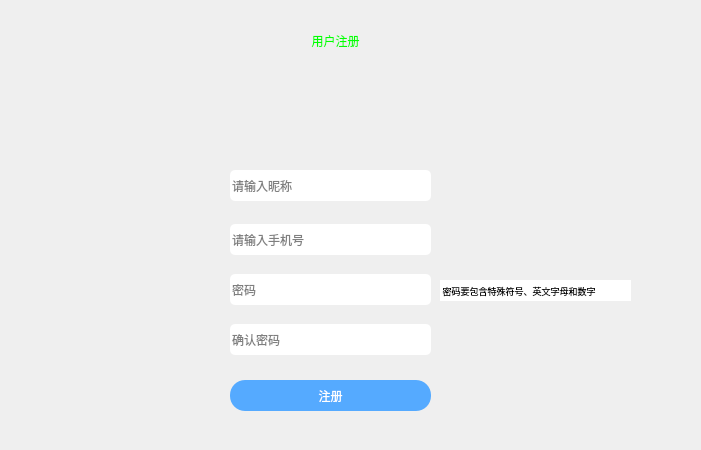
<?xml version="1.0" encoding="UTF-8"?>
<ui version="4.0">
 <class>registerWindow</class>
 <widget class="QMainWindow" name="registerWindow">
  <property name="geometry">
   <rect>
    <x>0</x>
    <y>0</y>
    <width>701</width>
    <height>450</height>
   </rect>
  </property>
  <property name="windowTitle">
   <string>注册</string>
  </property>
  <widget class="QWidget" name="mainWindow">
   <property name="styleSheet">
    <string notr="true">QLineEdit{
	border-radius:5px;
	border:1px black solid;
}
QLineEdit:hover{
	padding:2px;

}</string>
   </property>
   <widget class="QLineEdit" name="register_username">
    <property name="geometry">
     <rect>
      <x>230</x>
      <y>224</y>
      <width>201</width>
      <height>31</height>
     </rect>
    </property>
    <property name="styleSheet">
     <string notr="true"/>
    </property>
    <property name="placeholderText">
     <string>请输入手机号</string>
    </property>
    <property name="clearButtonEnabled">
     <bool>true</bool>
    </property>
   </widget>
   <widget class="QLineEdit" name="register_password">
    <property name="geometry">
     <rect>
      <x>230</x>
      <y>274</y>
      <width>201</width>
      <height>31</height>
     </rect>
    </property>
    <property name="styleSheet">
     <string notr="true"/>
    </property>
    <property name="echoMode">
     <enum>QLineEdit::Password</enum>
    </property>
    <property name="placeholderText">
     <string>密码</string>
    </property>
    <property name="clearButtonEnabled">
     <bool>true</bool>
    </property>
   </widget>
   <widget class="QPushButton" name="register_btn">
    <property name="geometry">
     <rect>
      <x>230</x>
      <y>380</y>
      <width>201</width>
      <height>31</height>
     </rect>
    </property>
    <property name="styleSheet">
     <string notr="true">QPushButton{
background-color: rgb(85, 170, 255);
color: rgb(255, 255, 255);
font: 11pt &quot;Arial&quot;;
border-radius:15px;
}
QPushButton:hover{
	
	background-color: rgb(0, 85, 255);
}</string>
    </property>
    <property name="text">
     <string>注册</string>
    </property>
   </widget>
   <widget class="QLineEdit" name="again_password">
    <property name="geometry">
     <rect>
      <x>230</x>
      <y>324</y>
      <width>201</width>
      <height>31</height>
     </rect>
    </property>
    <property name="styleSheet">
     <string notr="true"/>
    </property>
    <property name="text">
     <string/>
    </property>
    <property name="echoMode">
     <enum>QLineEdit::Password</enum>
    </property>
    <property name="placeholderText">
     <string>确认密码</string>
    </property>
    <property name="clearButtonEnabled">
     <bool>true</bool>
    </property>
   </widget>
   <widget class="QPushButton" name="logo1">
    <property name="geometry">
     <rect>
      <x>190</x>
      <y>230</y>
      <width>21</width>
      <height>21</height>
     </rect>
    </property>
    <property name="styleSheet">
     <string notr="true">width:30px;
height:30px;
border:none;</string>
    </property>
    <property name="text">
     <string/>
    </property>
    <property name="icon">
     <iconset resource="login.qrc">
      <normaloff>:/login_icon/img/手机.png</normaloff>:/login_icon/img/手机.png</iconset>
    </property>
    <property name="iconSize">
     <size>
      <width>20</width>
      <height>19</height>
     </size>
    </property>
   </widget>
   <widget class="QPushButton" name="logo2">
    <property name="geometry">
     <rect>
      <x>190</x>
      <y>280</y>
      <width>21</width>
      <height>21</height>
     </rect>
    </property>
    <property name="styleSheet">
     <string notr="true">width:30px;
height:30px;
border:none;</string>
    </property>
    <property name="text">
     <string/>
    </property>
    <property name="icon">
     <iconset resource="login.qrc">
      <normaloff>:/login_icon/img/密码.png</normaloff>:/login_icon/img/密码.png</iconset>
    </property>
    <property name="iconSize">
     <size>
      <width>20</width>
      <height>20</height>
     </size>
    </property>
   </widget>
   <widget class="QPushButton" name="logo3">
    <property name="geometry">
     <rect>
      <x>190</x>
      <y>324</y>
      <width>21</width>
      <height>21</height>
     </rect>
    </property>
    <property name="styleSheet">
     <string notr="true">width:30px;
height:30px;
border:none;</string>
    </property>
    <property name="text">
     <string/>
    </property>
    <property name="icon">
     <iconset resource="login.qrc">
      <normaloff>:/login_icon/img/密码.png</normaloff>:/login_icon/img/密码.png</iconset>
    </property>
    <property name="iconSize">
     <size>
      <width>20</width>
      <height>21</height>
     </size>
    </property>
   </widget>
   <widget class="QPushButton" name="close_btn">
    <property name="geometry">
     <rect>
      <x>650</x>
      <y>20</y>
      <width>30</width>
      <height>30</height>
     </rect>
    </property>
    <property name="styleSheet">
     <string notr="true">border:none</string>
    </property>
    <property name="text">
     <string/>
    </property>
    <property name="icon">
     <iconset resource="login.qrc">
      <normaloff>:/login_icon/img/close.png</normaloff>:/login_icon/img/close.png</iconset>
    </property>
    <property name="iconSize">
     <size>
      <width>30</width>
      <height>30</height>
     </size>
    </property>
   </widget>
   <widget class="QPushButton" name="min_btn">
    <property name="geometry">
     <rect>
      <x>610</x>
      <y>20</y>
      <width>30</width>
      <height>30</height>
     </rect>
    </property>
    <property name="styleSheet">
     <string notr="true">border:none</string>
    </property>
    <property name="text">
     <string/>
    </property>
    <property name="icon">
     <iconset resource="login.qrc">
      <normaloff>:/login_icon/img/min.png</normaloff>:/login_icon/img/min.png</iconset>
    </property>
    <property name="iconSize">
     <size>
      <width>30</width>
      <height>30</height>
     </size>
    </property>
   </widget>
   <widget class="QPushButton" name="back_btn">
    <property name="geometry">
     <rect>
      <x>20</x>
      <y>20</y>
      <width>30</width>
      <height>30</height>
     </rect>
    </property>
    <property name="styleSheet">
     <string notr="true">border:none</string>
    </property>
    <property name="text">
     <string/>
    </property>
    <property name="icon">
     <iconset resource="login.qrc">
      <normaloff>:/login_icon/img/back.png</normaloff>:/login_icon/img/back.png</iconset>
    </property>
    <property name="iconSize">
     <size>
      <width>30</width>
      <height>30</height>
     </size>
    </property>
   </widget>
   <widget class="QLabel" name="logo_name">
    <property name="geometry">
     <rect>
      <x>190</x>
      <y>20</y>
      <width>291</width>
      <height>41</height>
     </rect>
    </property>
    <property name="palette">
     <palette>
      <active>
       <colorrole role="WindowText">
        <brush brushstyle="SolidPattern">
         <color alpha="255">
          <red>0</red>
          <green>255</green>
          <blue>0</blue>
         </color>
        </brush>
       </colorrole>
      </active>
      <inactive>
       <colorrole role="WindowText">
        <brush brushstyle="SolidPattern">
         <color alpha="255">
          <red>0</red>
          <green>255</green>
          <blue>0</blue>
         </color>
        </brush>
       </colorrole>
      </inactive>
      <disabled>
       <colorrole role="WindowText">
        <brush brushstyle="SolidPattern">
         <color alpha="255">
          <red>120</red>
          <green>120</green>
          <blue>120</blue>
         </color>
        </brush>
       </colorrole>
      </disabled>
     </palette>
    </property>
    <property name="styleSheet">
     <string notr="true">font: 20px &quot;Bauhaus 93&quot;;</string>
    </property>
    <property name="text">
     <string>用户注册</string>
    </property>
    <property name="alignment">
     <set>Qt::AlignCenter</set>
    </property>
   </widget>
   <widget class="QLabel" name="label">
    <property name="geometry">
     <rect>
      <x>440</x>
      <y>280</y>
      <width>191</width>
      <height>21</height>
     </rect>
    </property>
    <property name="styleSheet">
     <string notr="true">background-color: rgb(255, 255, 255);
font:9px;
</string>
    </property>
    <property name="text">
     <string> 密码要包含特殊符号、英文字母和数字</string>
    </property>
   </widget>
   <widget class="QLabel" name="label_register_avatar">
    <property name="geometry">
     <rect>
      <x>300</x>
      <y>90</y>
      <width>61</width>
      <height>61</height>
     </rect>
    </property>
    <property name="text">
     <string/>
    </property>
    <property name="pixmap">
     <pixmap resource="login.qrc">:/login_icon/img/头像加号.png</pixmap>
    </property>
    <property name="scaledContents">
     <bool>true</bool>
    </property>
    <property name="alignment">
     <set>Qt::AlignCenter</set>
    </property>
   </widget>
   <widget class="QLineEdit" name="register_nickname">
    <property name="geometry">
     <rect>
      <x>230</x>
      <y>170</y>
      <width>201</width>
      <height>31</height>
     </rect>
    </property>
    <property name="styleSheet">
     <string notr="true"/>
    </property>
    <property name="placeholderText">
     <string>请输入昵称</string>
    </property>
    <property name="clearButtonEnabled">
     <bool>true</bool>
    </property>
   </widget>
   <widget class="QPushButton" name="logo1_2">
    <property name="geometry">
     <rect>
      <x>190</x>
      <y>170</y>
      <width>21</width>
      <height>31</height>
     </rect>
    </property>
    <property name="styleSheet">
     <string notr="true">width:30px;
height:30px;
border:none;</string>
    </property>
    <property name="text">
     <string/>
    </property>
    <property name="icon">
     <iconset resource="login.qrc">
      <normaloff>:/login_icon/img/昵称.png</normaloff>:/login_icon/img/昵称.png</iconset>
    </property>
    <property name="iconSize">
     <size>
      <width>20</width>
      <height>19</height>
     </size>
    </property>
   </widget>
  </widget>
 </widget>
 <resources>
  <include location="login.qrc"/>
 </resources>
 <connections/>
</ui>
